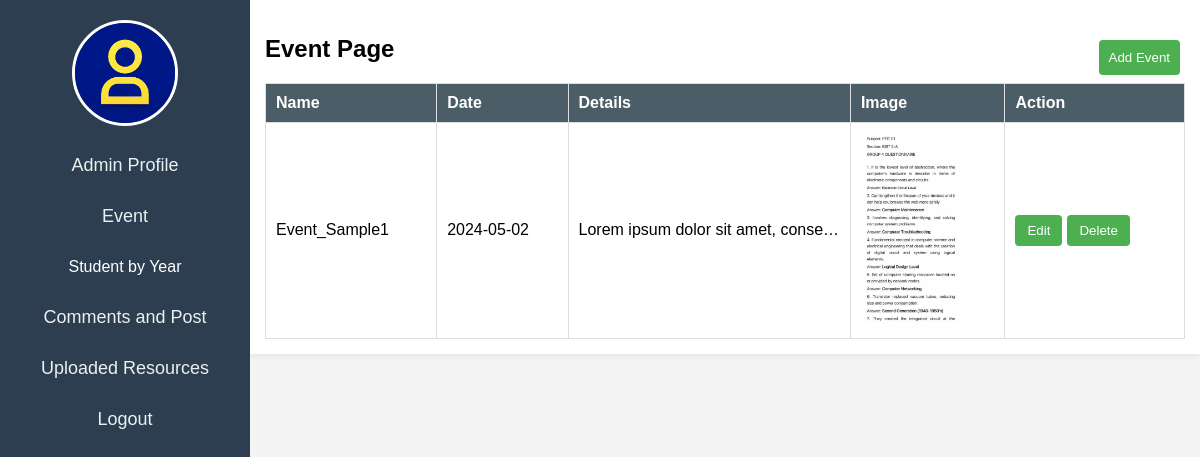
The app's page /admin_event.php with its own data.
### tables this page shows
CREATE TABLE `events` (
  `event_id` int(11) NOT NULL,
  `user_id` int(11) NOT NULL,
  `event_name` varchar(255) DEFAULT NULL,
  `event_date` varchar(255) DEFAULT NULL,
  `event_details` varchar(500) DEFAULT NULL,
  `event_image` text NOT NULL
);

### admin_event.php (the view, shortened to what this page needs)
<?php
include 'connect.php';
?>
<!DOCTYPE html>
<html lang="en">
<head>
</head>
<body>
<div id="sidebar">
    <img id="profile-pic" src="img/default_profile_image.jpg" alt="Admin Profile Picture">
    <a href="admin_profile.php">Admin Profile</a>
    <a href="admin_event.php">Event</a>
    <div class="parent" onclick="toggleSubMenu('sub-menu-students')">
        <p>Student by Year</p>
    </div>
    <a href="admin_comment.php">Comments and Post</a>
    <a href="admin_resources.php">Uploaded Resources</a>
    <a href="admin_resources.php?action=logout">Logout</a>
</div>
<div id="content">
    <h2>Event Page</h2>
    <table class="event-table">
        <thead>
        <tr>
            <th>Name</th>
            <th>Date</th>
            <th>Details</th>
            <th>Image</th>
            <th>Action</th>
        </tr>
        </thead>
        <tbody>
        <?php
        $eventStmt = $pdo->query("SELECT * FROM events");
        while ($eventRow = $eventStmt->fetch(PDO::FETCH_ASSOC)) {
            echo "<tr data-event-id='{$eventRow['event_id']}'>";
            echo "<td class='editable' data-field='event_name' data-event-id='{$eventRow['event_id']}'>{$eventRow['event_name']}</td>";
            echo "<td class='editable' data-field='event_date' data-event-id='{$eventRow['event_id']}'>{$eventRow['event_date']}</td>";
            echo "<td class='editable' data-field='event_details' data-event-id='{$eventRow['event_id']}'>{$eventRow['event_details']}</td>";
            echo "<td><img src='{$eventRow['event_image']}' alt='Event Image' style='max-width: 100px;'></td>";
            echo "<td>";
            echo "<button class='edit-btn' onclick='editEvent({$eventRow['event_id']})'>Edit</button>";
            echo "<button class='delete-btn' onclick='deleteEvent({$eventRow['event_id']})'>Delete</button>";
            echo "</td>";
            echo "</tr>";
        }
        ?>
        </tbody>
    </table>
<button id="toggleForm">Add Event</button>
</div>
</body>
</html>

### admin_event.php (style rules this page uses)
body { font-family: Arial, sans-serif; margin: 0; padding: 0; background-color: #f4f4f4; }
#sidebar { width: 250px; height: 100%; background: #2c3e50; position: fixed; left: 0; overflow-x: hidden; padding-top: 20px; text-align: center; }
#profile-pic { border: 3px solid #fff; border-radius: 50%; margin-bottom: 10px; width: 100px; height: 100px; object-fit: cover; }
#sidebar a { padding: 15px 10px; text-decoration: none; font-size: 18px; color: #ecf0f1; display: block; transition: 0.3s; }
#content { margin-left: 250px; padding: 15px; background-color: #fff; box-shadow: 0 0 10px rgba(0, 0, 0, 0.1); }
.parent { color: white; }
#content { margin-left: 250px; padding: 15px; }
.event-table { width: 100%; border-collapse: collapse; margin-top: 20px; }
.event-table th, .event-table td { border: 1px solid #ddd; padding: 10px; text-align: left; }
.event-table th { background-color: #4b5d67; color: #ffffff; }
.event-table td.editable[data-field="event_details"] { max-width: 200px; white-space: nowrap; overflow: hidden; text-overflow: ellipsis; }
.edit-btn, .delete-btn, .history-btn { background-color: #4CAF50; color: #ffffff; padding: 8px 12px; border: none; border-radius: 4px; cursor: pointer; margin-right: 5px; }
#toggleForm { display: block; margin: 20px auto; padding: 10px; background-color: #4CAF50; color: #ffffff; border: none; border-radius: 4px; cursor: pointer; position: fixed; top: 20px; right: 20px; }

### records on screen
events: event_name "Event_Sample1", event_date "2024-05-02", event_details "Lorem ipsum dolor sit amet, conse…", event_image (picture)
